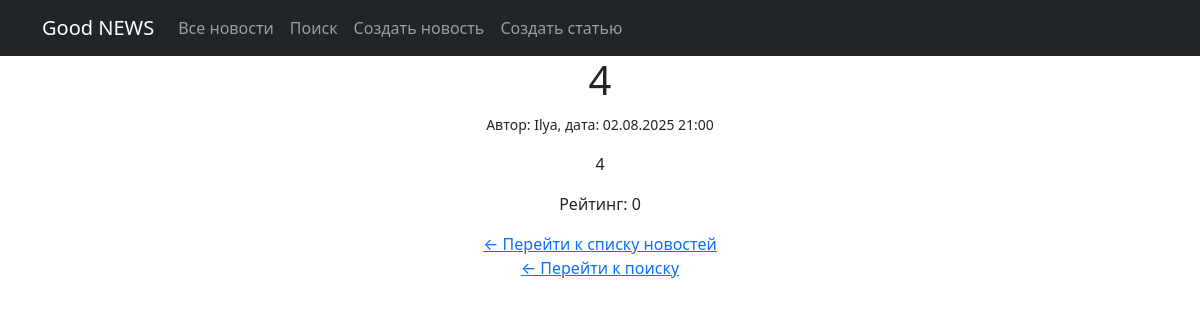
The app's page /news/72/ with its own data.
### news/models.py (models this page shows, shortened)
class Post(models.Model):
    author = models.ForeignKey(Author, on_delete=models.CASCADE)
    post_type = models.CharField(max_length=2, choices=POST_TYPES, default='AR')
    data_time_created = models.DateTimeField(auto_now_add=True)
    categories = models.ManyToManyField(Category, through='PostCategory')
    title = models.CharField(max_length=255)
    text = models.TextField()
    rating = models.IntegerField(default=0)

class Author(models.Model):
    user = models.OneToOneField(User, on_delete=models.CASCADE)
    rating = models.IntegerField(default=0)

### news/views.py (the view)
# urls.py: path('<int:pk>/', PostDetail.as_view(), name='posts_detail'),
class PostDetail(DetailView):
    model = Post
    template_name = 'posts_detail.html'
    context_object_name = 'post_detail'

### news/templatetags/custom_filters.py (called while the page is built)
@register.filter(name='censor_words')
def censor_words(value):
    if not isinstance(value, str):
        return value
    def censor_match(match):
        word = match.group()
        if len(word) > 1 and (word[0].isalpha() and word[0].lower() == word[0] or word[0].isupper()):
            if word.lower() in BAD_WORDS:
                return word[0] + '*' * (len(word) - 1)
        return word
    pattern = re.compile(r'\b[А-Яа-яЁё]+\b')
    censored_text = pattern.sub(censor_match, value)
    return censored_text

### templates/posts_detail.html
{% extends 'flatpages/default.html' %}
{% load custom_filters %}
{% block content %}
<h1>{{ post_detail.title|censor_words }}</h1>
<p><small>Автор: {{ post_detail.author.user.username }}, дата: {{ post_detail.data_time_created|date:"d.m.Y H:i" }}</small></p>
<div>
    {{ post_detail.text|censor_words|linebreaks }}
</div>
<p>Рейтинг: {{ post_detail.rating }}</p>
<div>
<a href="{% url 'posts_list' %}">← Перейти к списку новостей</a>
<br />
<a href="{% url 'posts_search' %}">← Перейти к поиску</a>
</div>
{% endblock %}

### records on screen
Post: title|censor_words "4", author.user.username "Ilya", data_time_created "02.08.2025 21:00", text|censor_words "4", rating "0"
